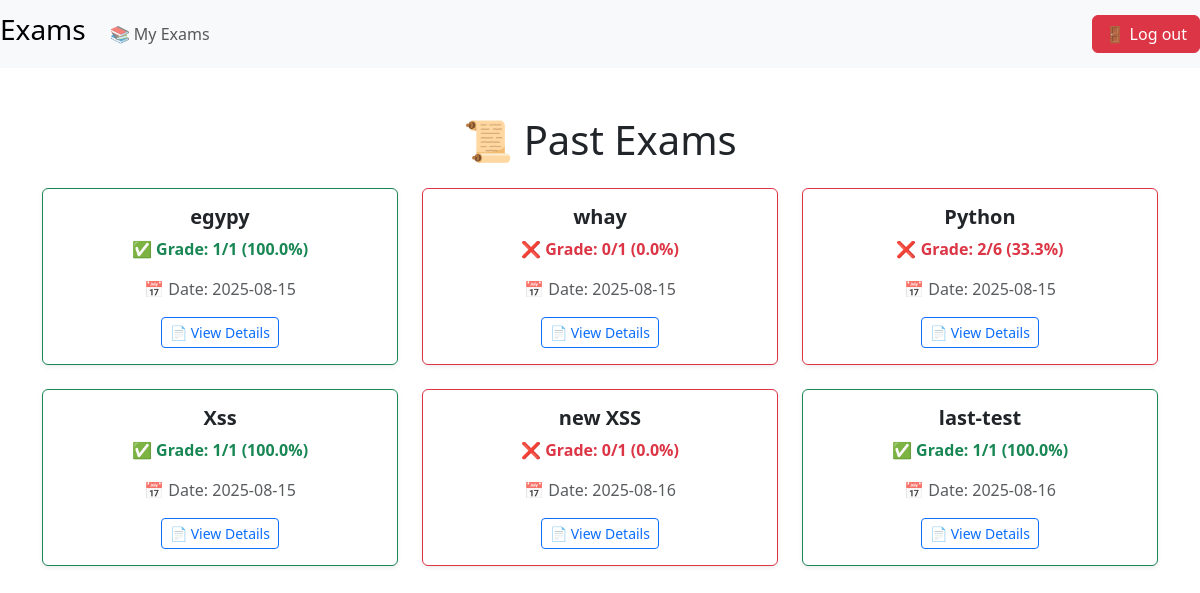
The page /my_exams (signed in) on the database as committed earlier.
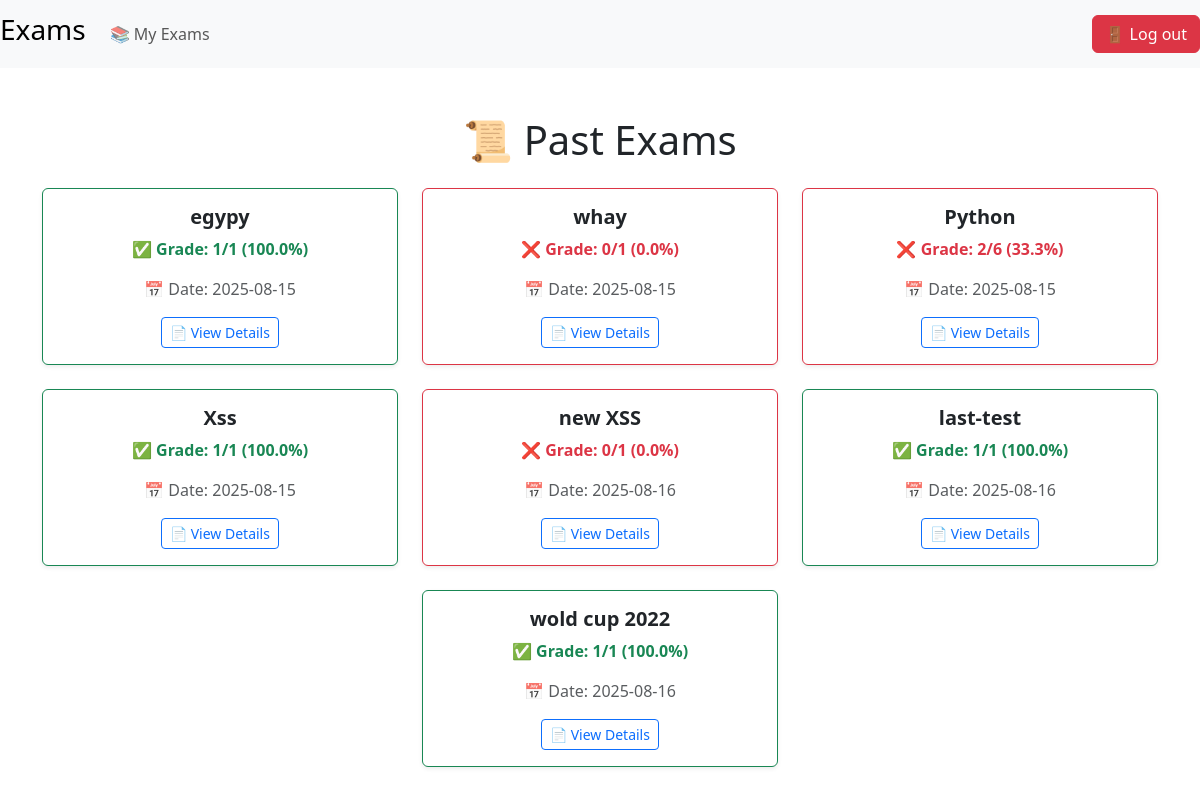
The same page on the database as committed later.
### tables this page shows
CREATE TABLE exams (
    id INTEGER PRIMARY KEY AUTOINCREMENT,
    name TEXT NOT NULL,
    created_by INTEGER NOT NULL,
    time_limit INTEGER, token TEXT, -- بالدقايق
    FOREIGN KEY (created_by) REFERENCES users(id)
);

CREATE TABLE results (
    id INTEGER PRIMARY KEY AUTOINCREMENT,
    student_id INTEGER NOT NULL,
    exam_id INTEGER NOT NULL,
    score INTEGER NOT NULL,
    date_taken DATETIME DEFAULT CURRENT_TIMESTAMP, ex_co INTEGER,
    FOREIGN KEY (student_id) REFERENCES users(id),
    FOREIGN KEY (exam_id) REFERENCES exams(id)
);

### app.py (the view)
@app.route("/my_exams", methods=["GET", "POST"])
@login_required
@not_teacher
def my_exams():
    results = query_db("SELECT * FROM results WHERE student_id = ?", (session["user_id"],))
    if not results:
        return render_template("my_past_exams_stu.html", my_past="You haven't taken any exams yet.")
    list_exams, correct, count, date = [], [], [], []
    for i in results:
        exams_name = query_db("SELECT name FROM exams WHERE id = ?", (i["exam_id"],), one=True)
        list_exams.append(exams_name["name"])
        correct.append(i["score"])
        date.append(i["date_taken"])
        ques_count = query_db("SELECT COUNT(text) as total FROM questions WHERE exam_id = ?", (i["exam_id"],), one=True)
        count.append(ques_count["total"])
    return render_template("my_past_exams_stu.html", exam=list_exams, ques_count=count, correct=correct, date=date)

### app.py (called while the page is built)
def query_db(query, args=(), one=False, commit=False):
    conn = sqlite3.connect("exams.db")
    conn.row_factory = sqlite3.Row
    cur = conn.cursor()
    cur.execute(query, args)
    if commit:
        conn.commit()
        conn.close()
        return cur.lastrowid
    rv = cur.fetchall()
    conn.close()
    return (rv[0] if rv else None) if one else [dict(row) for row in rv]

### helpers.py (called while the page is built)
def login_required(f):
    @wraps(f)
    def decorated_function(*args, **kwargs):
        if session.get("user_id") is None:
            return redirect("/login")
        return f(*args, **kwargs)
    return decorated_function

def not_teacher(f):
    @wraps(f)
    def decorated_function(*args, **kwargs):
        db.execute("SELECT role FROM users WHERE id = ?", (session.get("user_id"),))
        who = db.fetchone()
        if not who:
            return redirect("/login")
        if who["role"].lower() == "teacher":
            flash("This page is for students only", "warning")
            return redirect("/index")
        return f(*args, **kwargs)
    return decorated_function

### templates/my_past_exams_stu.html (shortened to what this page needs)
{% extends "layout.html" %}
{% block nav %}
<div class="collapse navbar-collapse" id="navbarSupportedContent">
    <ul class="navbar-nav me-auto">
        <li class="nav-item">
            <a class="nav-link" href="/my_exams">📚 My Exams</a>
        </li>
    </ul>
    <ul class="navbar-nav ms-auto">
        <li class="nav-item">
            <a href="/logout" class="btn btn-danger">🚪 Log out</a>
        </li>
    </ul>
</div>
{% endblock %}
{% block main %}
<div class="container py-4">
    <h1 class="text-center mb-4">📜 Past Exams</h1>
    {% if not my_past %}
    <div class="row justify-content-center">
        {% for i in exam %}
        {% set score = correct[loop.index-1] %}
        {% set total = ques_count[loop.index-1] %}
        {% set percentage = (score / total * 100) | round(1) %}
        <div class="col-lg-4 col-md-6 col-sm-12 mb-4">
            <div class="card shadow-sm h-100 border-{{ 'success' if percentage >= 50 else 'danger' }}">
                <div class="card-body text-center">
                    <h5 class="card-title fw-bold">{{ i }}</h5>
                    <p class="card-text {{ 'text-success' if percentage >= 50 else 'text-danger' }} fw-bold">
                        {{ '✅' if percentage >= 50 else '❌' }} Grade: {{ score }}/{{ total }} ({{ percentage }}%)
                    </p>
                    <p class="card-text text-muted">
                        📅 Date: {{ date[loop.index-1] }}
                    </p>
                    <a href="#" class="btn btn-outline-primary btn-sm" >📄 View Details</a>
                </div>
            </div>
        </div>
        {% endfor %}
    </div>
    {% else %}
    <div class="alert alert-info text-center" role="alert">
        <h3>{{ my_past }}</h3>
    </div>
    {% endif %}
</div>
{% endblock %}

### templates/layout.html (shortened to what this page needs)
<!DOCTYPE html>
<html lang="en">
<head>
  <link href="https://cdn.jsdelivr.net/npm/bootstrap@5.3.0/dist/css/bootstrap.min.css" rel="stylesheet">
  <link rel="stylesheet" href="https://cdnjs.cloudflare.com/ajax/libs/animate.css/4.1.1/animate.min.css"/>
</head>
<body>
    <nav class="navbar navbar-expand-lg navbar-light bg-light">
        <a class="navbar-brand" href="/"><h3>Exams</h3></a>
        {% block nav %}{% endblock %}
    </nav>
    <main class="mt-4">
        {% block main %}{% endblock %}
    </main>
</body>
</html>

Rows that differ between the two databases and show on the page:
added exams: name "wold cup 2022", value "✅", score "1", total "1", percentage "100.0"
added results: date_taken "2025-08-16"
